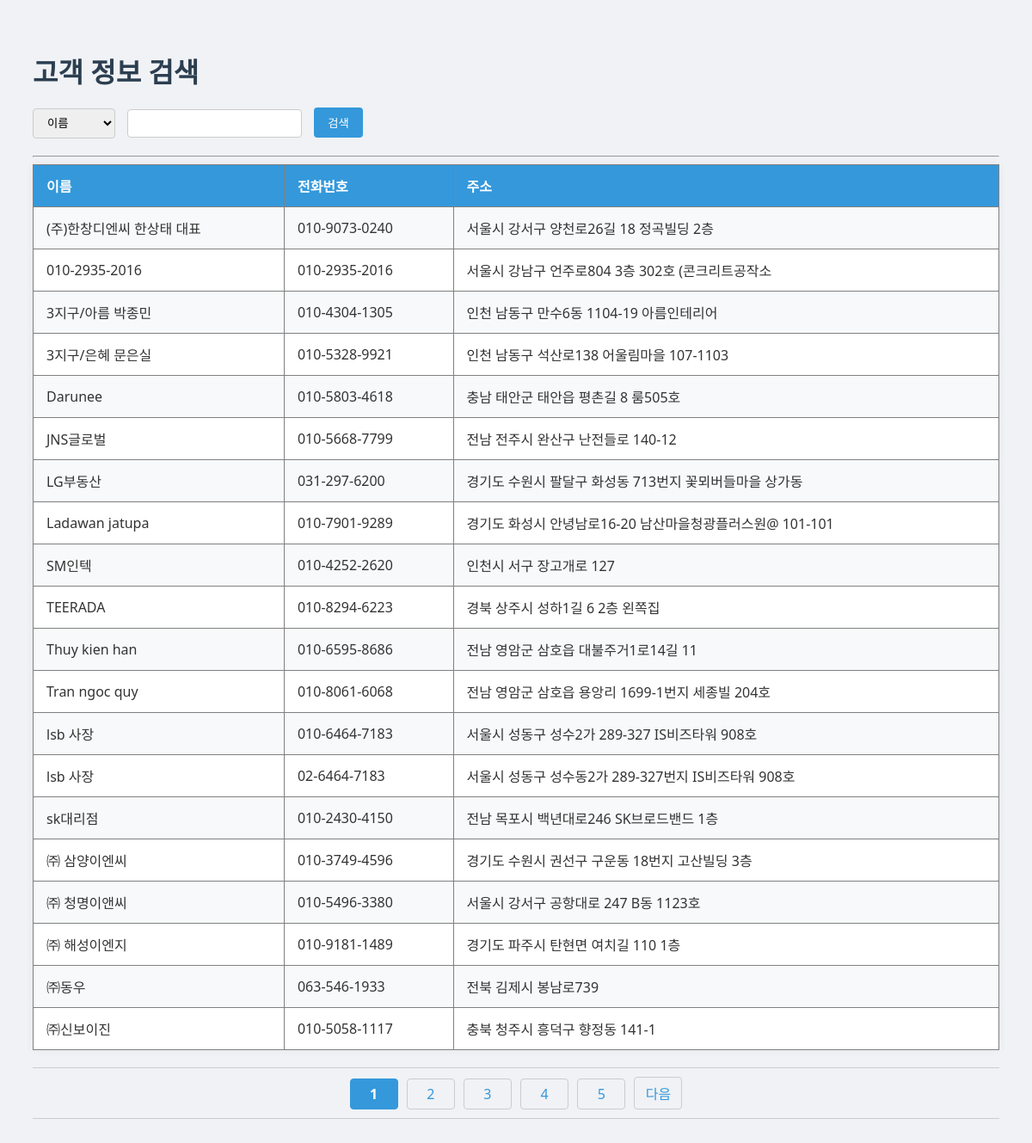
The page / on the database its author committed.
### tables this page shows
CREATE TABLE customer_info (
	id INTEGER NOT NULL, 
	customer_nm VARCHAR, 
	customer_phone VARCHAR, 
	customer_address VARCHAR, 
	PRIMARY KEY (id)
);

### app.py (the view)
@app.route("/", methods=["GET"])
def index():
    query = request.args.get("query", "")
    field = request.args.get("field", "customer_nm")
    page = request.args.get("page", 1, type=int)
    PER_PAGE = 20
    offset = (page - 1) * PER_PAGE
    with sqlite_engine.connect() as conn:
        if query:  # 검색어가 있으면 조건 추가
            count_sql = text(f"SELECT COUNT(*) FROM customer_info WHERE {field} LIKE :value")
            total_count = conn.execute(count_sql, {"value": f"%{query}%"}).scalar()
            sql = text(f"""
                SELECT customer_nm, customer_phone, customer_address
                FROM customer_info
                WHERE {field} LIKE :value
                ORDER BY {field}
                LIMIT :limit OFFSET :offset
            """)
            results = conn.execute(sql, {"value": f"%{query}%", "limit": PER_PAGE, "offset": offset}).fetchall()
        else:  # 검색어 없으면 전체
            count_sql = text("SELECT COUNT(*) FROM customer_info")
            total_count = conn.execute(count_sql).scalar()
            sql = text("SELECT customer_nm, customer_phone, customer_address FROM customer_info ORDER BY customer_nm LIMIT :limit OFFSET :offset")
            results = conn.execute(sql, {"limit": PER_PAGE, "offset": offset}).fetchall()
    total_pages = math.ceil(total_count / PER_PAGE)
    start_page = max(1, page - 5)
    end_page = min(total_pages, page + 4)
    return render_template(
        "index.html",
        results=results,
        query=query,
        field=field,
        page=page,
        total_pages=total_pages,
        start_page=start_page,
        end_page=end_page
    )

### templates/index.html (shortened to what this page needs)
<!DOCTYPE html>
<html>
<head>
    <link rel="stylesheet" type="text/css" href="{{ url_for('static', filename='style.css') }}">
</head>
<body>
    <h1>고객 정보 검색</h1>
    <form method="get" action="/">
        <select name="field">
            <option value="customer_nm" {% if field == "customer_nm" %}selected{% endif %}>이름</option>
        </select>
        <input type="text" name="query" value="{{ query }}">
        <button type="submit">검색</button>
    </form>
    <hr>
    <table border="1">
        <tr>
            <th>이름</th>
            <th>전화번호</th>
            <th>주소</th>
        </tr>
        {% for row in results %}
        <tr>
            <td>{{ row[0] }}</td>
            <td>{{ row[1] }}</td>
            <td>{{ row[2] }}</td>
        </tr>
        {% endfor %}
    </table>
    <div class="pagination">
        {% for p in range(start_page, end_page + 1) %}
            {% if p == page %}
                <strong>{{ p }}</strong>
            {% else %}
                <a href="?page={{ p }}&field={{ field }}&query={{ query }}">{{ p }}</a>
            {% endif %}
        {% endfor %}
        {% if page < total_pages %}
            <a href="?page={{ page + 1 }}&field={{ field }}&query={{ query }}">다음</a>
        {% endif %}
    </div>
</body>
</html>

### static/style.css (style rules this page uses)
body { font-family: "Segoe UI", Tahoma, Geneva, Verdana, sans-serif; background-color: #f0f2f5; padding: 30px; color: #333; }
h1 { color: #2c3e50; margin-bottom: 20px; }
form { margin-bottom: 20px; }
form input[type="text"], form select { padding: 8px 12px; margin-right: 10px; border: 1px solid #ccc; border-radius: 4px; }
form button { padding: 8px 16px; background-color: #3498db; color: white; border: none; border-radius: 4px; cursor: pointer; }
table { width: 100%; border-collapse: collapse; background-color: white; box-shadow: 0 0 10px rgba(0,0,0,0.05); }
th, td { padding: 12px 15px; text-align: left; }
th { background-color: #3498db; color: white; font-weight: bold; }
tr:nth-child(even) { background-color: #f7f9fb; }
.pagination { margin-top: 20px; text-align: center; overflow-x: auto; white-space: nowrap; padding: 10px 0; border-top: 1px solid #ccc; border-bottom: 1px solid #ccc; }
.pagination a, .pagination strong { display: inline-block; margin: 0 3px; padding: 6px 12px; text-decoration: none; border: 1px solid #ccc; border-radius: 4px; color: #3498db; min-width: 30px; text-align: center; }
.pagination strong { background-color: #3498db; color: white; border-color: #3498db; }

### rows shown on the page
customer_info: customer_nm "(주)한창디엔씨 한상태 대표", customer_phone "010-9073-0240", customer_address "서울시 강서구 양천로26길 18 정곡빌딩 2층"
customer_info: customer_nm "010-2935-2016", customer_phone "010-2935-2016", customer_address "서울시 강남구 언주로804 3층 302호 (콘크리트공작소"
customer_info: customer_nm "3지구/아름 박종민", customer_phone "010-4304-1305", customer_address "인천 남동구 만수6동 1104-19 아름인테리어"
customer_info: customer_nm "3지구/은혜 문은실", customer_phone "010-5328-9921", customer_address "인천 남동구 석산로138 어울림마을 107-1103"
customer_info: customer_nm "lsb 사장", customer_phone "010-6464-7183", customer_address "서울시 성동구 성수2가 289-327 IS비즈타워 908호"
customer_info: customer_nm "sk대리점", customer_phone "010-2430-4150", customer_address "전남 목포시 백년대로246 SK브로드밴드 1층"

### other values the page prints
{{ row[0] }} "Darunee" "JNS글로벌" "LG부동산" "Ladawan jatupa" "SM인텍" "TEERADA" "Thuy kien han" "Tran ngoc quy" "lsb 사장" "㈜ 삼양이엔씨" "㈜ 청명이앤씨" "㈜ 해성이엔지" "㈜동우" "㈜신보이진"
{{ row[1] }} "010-5803-4618" "010-5668-7799" "031-297-6200" "010-7901-9289" "010-4252-2620" "010-8294-6223" "010-6595-8686" "010-8061-6068" "02-6464-7183" "010-3749-4596" "010-5496-3380" "010-9181-1489" "063-546-1933" "010-5058-1117"
{{ row[2] }} "충남 태안군 태안읍 평촌길 8 룸505호" "전남 전주시 완산구 난전들로 140-12" "경기도 수원시 팔달구 화성동 713번지 꽃뫼버들마을 상가동" "경기도 화성시 안녕남로16-20 남산마을청광플러스원@ 101-101" "인천시 서구 장고개로 127" "경북 상주시 성하1길 6 2층 왼쪽집" "전남 영암군 삼호읍 대불주거1로14길 11" "전남 영암군 삼호읍 용앙리 1699-1번지 세종빌 204호" "서울시 성동구 성수동2가 289-327번지 IS비즈타워 908호" "경기도 수원시 권선구 구운동 18번지 고산빌딩 3층" "서울시 강서구 공항대로 247 B동 1123호" "경기도 파주시 탄현면 여치길 110 1층" "전북 김제시 봉남로739" "충북 청주시 흥덕구 향정동 141-1"
{{ p }} "1"
{{ p }} "2" "3" "4" "5"
